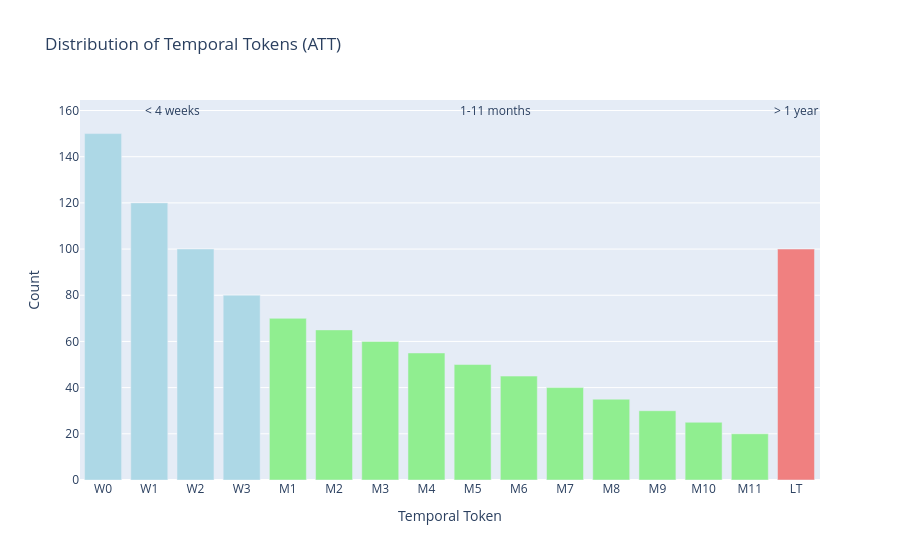

Notebook source saved alongside this figure:
### Code cell
# Visualize temporal token distribution
temporal_tokens = ['W0', 'W1', 'W2', 'W3', 'M1', 'M2', 'M3', 'M4', 'M5', 'M6', 'M7', 'M8', 'M9', 'M10', 'M11', 'LT']
token_counts = [150, 120, 100, 80, 70, 65, 60, 55, 50, 45, 40, 35, 30, 25, 20, 100]

fig = go.Figure(data=[
    go.Bar(x=temporal_tokens, y=token_counts, 
           marker_color=['lightblue']*4 + ['lightgreen']*11 + ['lightcoral'])
])

fig.update_layout(
    title="Distribution of Temporal Tokens (ATT)",
    xaxis_title="Temporal Token",
    yaxis_title="Count",
    annotations=[
        dict(x=1.5, y=160, text="< 4 weeks", showarrow=False),
        dict(x=8.5, y=160, text="1-11 months", showarrow=False),
        dict(x=15, y=160, text="> 1 year", showarrow=False)
    ]
)
fig.show()

### Figure 1 — Plotly figure (JSON) as saved in the notebook; plotly's stock layout.template omitted (floating-point values rounded to 4 significant figures)
{"data": [{"marker": {"color": ["lightblue", "lightblue", "lightblue", "lightblue", "lightgreen", "lightgreen", "lightgreen", "lightgreen", "lightgreen", "lightgreen", "lightgreen", "lightgreen", "lightgreen", "lightgreen", "lightgreen", "lightcoral"]}, "type": "bar", "x": ["W0", "W1", "W2", "W3", "M1", "M2", "M3", "M4", "M5", "M6", "M7", "M8", "M9", "M10", "M11", "LT"], "y": [150, 120, 100, 80, 70, 65, 60, 55, 50, 45, 40, 35, 30, 25, 20, 100]}], "layout": {"annotations": [{"showarrow": false, "text": "< 4 weeks", "x": 1.5, "y": 160}, {"showarrow": false, "text": "1-11 months", "x": 8.5, "y": 160}, {"showarrow": false, "text": "> 1 year", "x": 15, "y": 160}], "title": {"text": "Distribution of Temporal Tokens (ATT)"}, "xaxis": {"title": {"text": "Temporal Token"}}, "yaxis": {"title": {"text": "Count"}}}}
